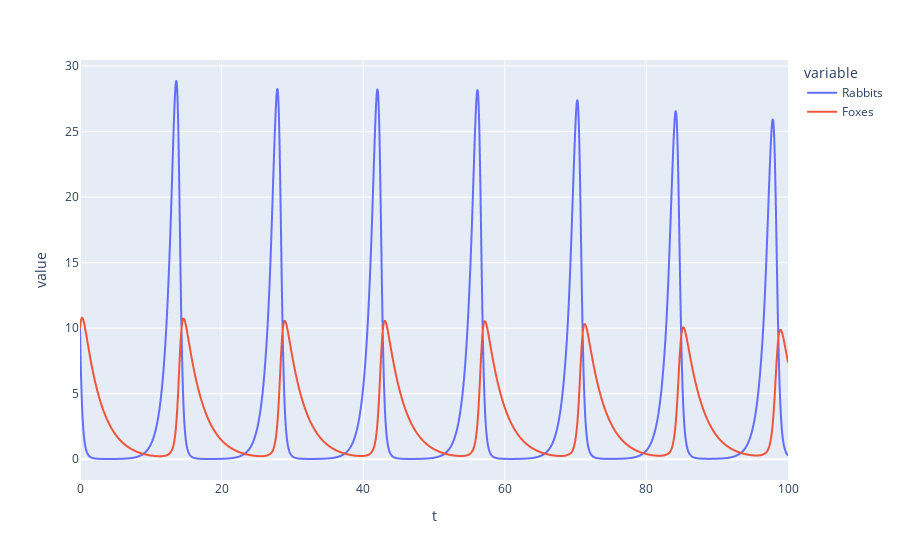

The cell this chart's notebook holds for it:
### Code cell
fig = px.line(df, x="t", y=["Rabbits", "Foxes"])
fig

### Figure 1 — Plotly figure (JSON) as saved in the notebook; plotly's stock layout.template omitted (floating-point values rounded to 4 significant figures; data arrays with more than 128 entries replaced by an {"elided": "..."} marker saying what was removed)
{"data": [{"hovertemplate": "variable=Rabbits<br>t=%{x}<br>value=%{y}<extra></extra>", "legendgroup": "Rabbits", "line": {"color": "#636efa", "dash": "solid"}, "marker": {"symbol": "circle"}, "mode": "lines", "name": "Rabbits", "showlegend": true, "type": "scattergl", "x": {"elided": "10000 float values"}, "xaxis": "x", "y": {"elided": "10000 float values"}, "yaxis": "y"}, {"hovertemplate": "variable=Foxes<br>t=%{x}<br>value=%{y}<extra></extra>", "legendgroup": "Foxes", "line": {"color": "#EF553B", "dash": "solid"}, "marker": {"symbol": "circle"}, "mode": "lines", "name": "Foxes", "showlegend": true, "type": "scattergl", "x": {"elided": "10000 float values"}, "xaxis": "x", "y": {"elided": "10000 float values"}, "yaxis": "y"}], "layout": {"legend": {"title": {"text": "variable"}, "tracegroupgap": 0}, "margin": {"t": 60}, "xaxis": {"anchor": "y", "domain": [0, 1], "title": {"text": "t"}}, "yaxis": {"anchor": "x", "domain": [0, 1], "title": {"text": "value"}}}}
